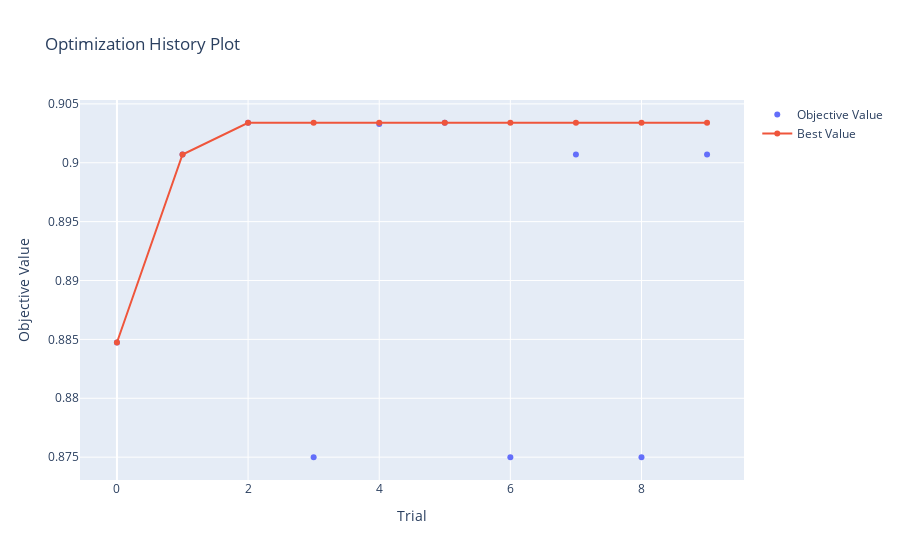

Notebook code for this chart:
### Markdown cell above
### Visualization of the learning curves of the trials

### Code cell
optuna.visualization.plot_optimization_history(study)

### Figure 1 — Plotly figure (JSON) as saved in the notebook; plotly's stock layout.template omitted (floating-point values rounded to 4 significant figures)
{"data": [{"mode": "markers", "name": "Objective Value", "type": "scatter", "x": [0, 1, 2, 3, 4, 5, 6, 7, 8, 9], "y": [0.8847, 0.9007, 0.9034, 0.875, 0.9033, 0.9034, 0.875, 0.9007, 0.875, 0.9007]}, {"name": "Best Value", "type": "scatter", "x": [0, 1, 2, 3, 4, 5, 6, 7, 8, 9], "y": [0.8847, 0.9007, 0.9034, 0.9034, 0.9034, 0.9034, 0.9034, 0.9034, 0.9034, 0.9034]}], "layout": {"title": {"text": "Optimization History Plot"}, "xaxis": {"title": {"text": "Trial"}}, "yaxis": {"title": {"text": "Objective Value"}}}}
